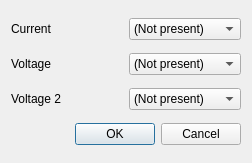
<?xml version="1.0" encoding="UTF-8"?>
<ui version="4.0">
 <class>CannedChannelAssociationDialog</class>
 <widget class="QDialog" name="CannedChannelAssociationDialog">
  <property name="geometry">
   <rect>
    <x>0</x>
    <y>0</y>
    <width>252</width>
    <height>163</height>
   </rect>
  </property>
  <property name="windowTitle">
   <string>Channel associations</string>
  </property>
  <layout class="QGridLayout" name="gridLayout">
   <item row="0" column="0">
    <widget class="QLabel" name="label">
     <property name="text">
      <string>Current</string>
     </property>
    </widget>
   </item>
   <item row="0" column="1">
    <widget class="QComboBox" name="cbCurrent">
     <item>
      <property name="text">
       <string>(Not present)</string>
      </property>
     </item>
    </widget>
   </item>
   <item row="1" column="0">
    <widget class="QLabel" name="label_2">
     <property name="text">
      <string>Voltage</string>
     </property>
    </widget>
   </item>
   <item row="1" column="1">
    <widget class="QComboBox" name="cbVoltage">
     <item>
      <property name="text">
       <string>(Not present)</string>
      </property>
     </item>
    </widget>
   </item>
   <item row="2" column="0">
    <widget class="QLabel" name="label_3">
     <property name="text">
      <string>Voltage 2</string>
     </property>
    </widget>
   </item>
   <item row="2" column="1">
    <widget class="QComboBox" name="cbVoltage2">
     <item>
      <property name="text">
       <string>(Not present)</string>
      </property>
     </item>
    </widget>
   </item>
   <item row="3" column="0" colspan="2">
    <widget class="QDialogButtonBox" name="buttonBox">
     <property name="orientation">
      <enum>Qt::Horizontal</enum>
     </property>
     <property name="standardButtons">
      <set>QDialogButtonBox::Cancel|QDialogButtonBox::Ok</set>
     </property>
    </widget>
   </item>
  </layout>
 </widget>
 <resources/>
 <connections>
  <connection>
   <sender>buttonBox</sender>
   <signal>accepted()</signal>
   <receiver>CannedChannelAssociationDialog</receiver>
   <slot>accept()</slot>
   <hints>
    <hint type="sourcelabel">
     <x>248</x>
     <y>254</y>
    </hint>
    <hint type="destinationlabel">
     <x>157</x>
     <y>274</y>
    </hint>
   </hints>
  </connection>
  <connection>
   <sender>buttonBox</sender>
   <signal>rejected()</signal>
   <receiver>CannedChannelAssociationDialog</receiver>
   <slot>reject()</slot>
   <hints>
    <hint type="sourcelabel">
     <x>316</x>
     <y>260</y>
    </hint>
    <hint type="destinationlabel">
     <x>286</x>
     <y>274</y>
    </hint>
   </hints>
  </connection>
 </connections>
</ui>
